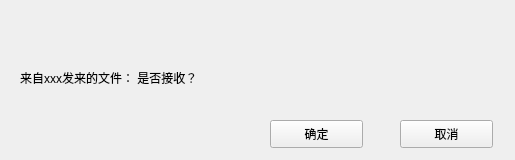
<?xml version="1.0" encoding="UTF-8"?>
<ui version="4.0">
 <class>ReceiveFile</class>
 <widget class="QWidget" name="ReceiveFile">
  <property name="geometry">
   <rect>
    <x>0</x>
    <y>0</y>
    <width>515</width>
    <height>160</height>
   </rect>
  </property>
  <property name="sizePolicy">
   <sizepolicy hsizetype="Fixed" vsizetype="Fixed">
    <horstretch>0</horstretch>
    <verstretch>0</verstretch>
   </sizepolicy>
  </property>
  <property name="minimumSize">
   <size>
    <width>515</width>
    <height>160</height>
   </size>
  </property>
  <property name="maximumSize">
   <size>
    <width>515</width>
    <height>160</height>
   </size>
  </property>
  <property name="windowTitle">
   <string>ReceiveFile</string>
  </property>
  <widget class="QWidget" name="titleWidget" native="true">
   <property name="geometry">
    <rect>
     <x>0</x>
     <y>0</y>
     <width>515</width>
     <height>50</height>
    </rect>
   </property>
   <property name="titleskin" stdset="0">
    <bool>true</bool>
   </property>
  </widget>
  <widget class="QWidget" name="bodyWidget" native="true">
   <property name="geometry">
    <rect>
     <x>0</x>
     <y>50</y>
     <width>515</width>
     <height>110</height>
    </rect>
   </property>
   <property name="bottomskin" stdset="0">
    <bool>true</bool>
   </property>
   <widget class="QLabel" name="label">
    <property name="geometry">
     <rect>
      <x>20</x>
      <y>20</y>
      <width>441</width>
      <height>16</height>
     </rect>
    </property>
    <property name="text">
     <string>来自xxx发来的文件： 是否接收？</string>
    </property>
   </widget>
   <widget class="QPushButton" name="okBtn">
    <property name="geometry">
     <rect>
      <x>270</x>
      <y>70</y>
      <width>93</width>
      <height>28</height>
     </rect>
    </property>
    <property name="text">
     <string>确定</string>
    </property>
   </widget>
   <widget class="QPushButton" name="cancelBtn">
    <property name="geometry">
     <rect>
      <x>400</x>
      <y>70</y>
      <width>93</width>
      <height>28</height>
     </rect>
    </property>
    <property name="text">
     <string>取消</string>
    </property>
   </widget>
  </widget>
 </widget>
 <layoutdefault spacing="6" margin="11"/>
 <resources/>
 <connections/>
</ui>
